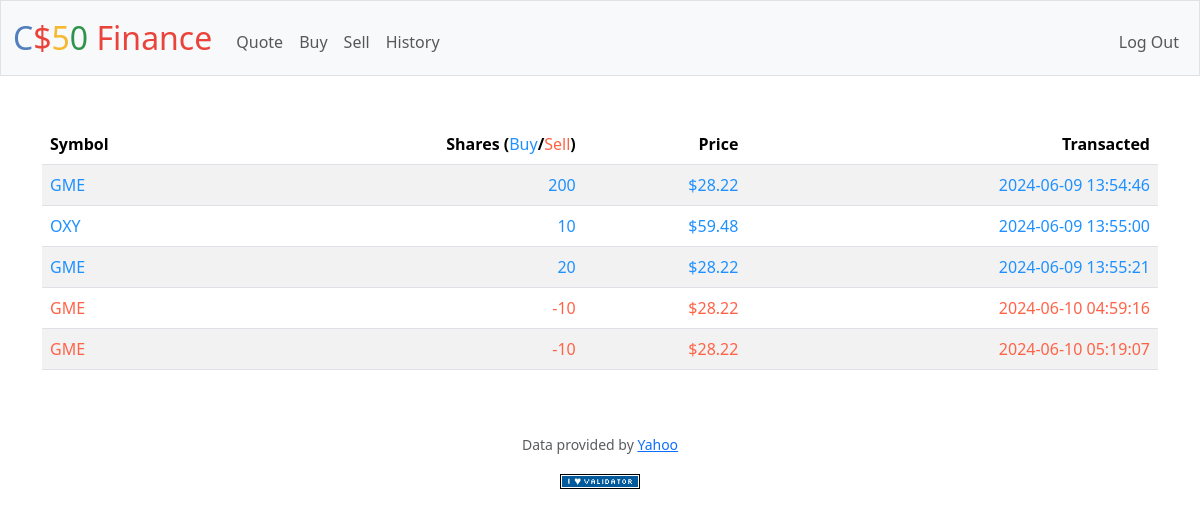
Screenshot of /history (signed in) with the database file from the repository.
### tables this page shows
CREATE TABLE transactions (
    id INTEGER PRIMARY KEY AUTOINCREMENT, 
    userid INTEGER, 
    symbol TEXT, 
    shares INTEGER, 
    price NUMERIC, 
    datetime DEFAULT CURRENT_TIMESTAMP,
    FOREIGN KEY(userid) REFERENCES users(id)
);

### app.py (the view)
@app.route("/history")
@login_required
def history():
    rows = db.execute("SELECT * FROM transactions WHERE userid = ?;", session["user_id"])
    for row in rows:
        row["type"] = "buy" if row["shares"] > 0 else "sell"
    return render_template("history.html", entries=rows)

### app.py (called while the page is built)
@app.after_request
def after_request(response):
    response.headers["Cache-Control"] = "no-cache, no-store, must-revalidate"
    response.headers["Expires"] = 0
    response.headers["Pragma"] = "no-cache"
    return response

### helpers.py (called while the page is built)
def login_required(f):
    @wraps(f)
    def decorated_function(*args, **kwargs):
        if session.get("user_id") is None:
            return redirect("/login")
        return f(*args, **kwargs)
    return decorated_function

def usd(value):
    return f"${value:,.2f}"

### templates/history.html (shortened to what this page needs)
{% extends "layout.html" %}
{% block main %}
    <table class="table table-striped">
        <thead>
            <tr>
                <th class="text-start">Symbol</th>
                <th class="text-end">Shares (<span style="color:DodgerBlue; font-weight: normal;">Buy</span>/<span style="color:tomato; font-weight: normal;">Sell</span>)</th>
                <th class="text-end">Price</th>
                <th class="text-end">Transacted</th>
            </tr>
        </thead>
        <tbody>
            {% for entry in entries %}
                {% if entry.type == "buy" %}
                    <tr>
                        <td class="text-start" style="color:DodgerBlue;">{{ entry.symbol }}</td>
                        <td class="text-end" style="color:DodgerBlue;">{{ entry.shares }}</td>
                        <td class="text-end" style="color:DodgerBlue;">{{ entry.price | usd}}</td>
                        <td class="text-end" style="color:DodgerBlue;">{{ entry.datetime}}</td>
                    </tr>
                {% else %}
                    <tr style="color: tomato;">
                        <td class="text-start" style="color:tomato;">{{ entry.symbol }}</td>
                        <td class="text-end" style="color:tomato;">{{ entry.shares }}</td>
                        <td class="text-end" style="color:tomato;">{{ entry.price | usd}}</td>
                        <td class="text-end" style="color:tomato;">{{ entry.datetime}}</td>
                    </tr>
                {% endif %}
            {% endfor %}
        </tbody>
    </table>
{% endblock %}

### rows the page displays
transactions: symbol "GME", shares "200", price "$28.22", datetime "2024-06-09 13:54:46"
transactions: symbol "OXY", shares "10", price "$59.48", datetime "2024-06-09 13:55:00"
transactions: symbol "GME", shares "20", price "$28.22", datetime "2024-06-09 13:55:21"
transactions: symbol "GME", shares "-10", price "$28.22", datetime "2024-06-10 04:59:16"
transactions: symbol "GME", shares "-10", price "$28.22", datetime "2024-06-10 05:19:07"
